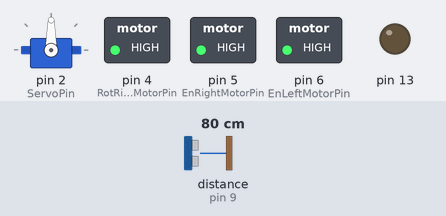
The sketch below on a simulated Arduino Uno, built with avr-gcc and run on an emulated ATmega328P. Shown: servo, switched loads named in the sketch (green lamp = pin HIGH), output pins drawn as LEDs (lit = HIGH). Wiring (inferred from the names in the program): ultrasonic range finder: trigger pin 10; echo pin 9. The test bench sets the inputs (shaded band); at power-on: distance to the obstacle (sensor on pin 9) 80 cm. The echo pulse lasts 58.3 µs per cm; pins used as bus, display or sensor lines are not drawn.

Above: at 1.6 s.
1.7 s: distance to the obstacle (sensor on pin 9) set to 2 cm
At 4.4 s:
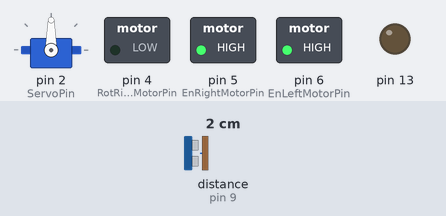
4.7 s: distance to the obstacle (sensor on pin 9) set to 6 cm
7.7 s: distance to the obstacle (sensor on pin 9) set to 9 cm
At 9.1 s:
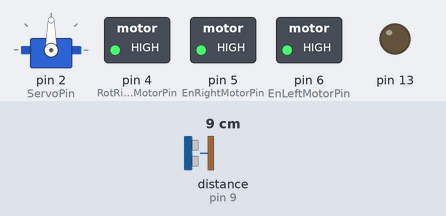
9.8 s: distance to the obstacle (sensor on pin 9) set to 4 cm
At 10.5 s:
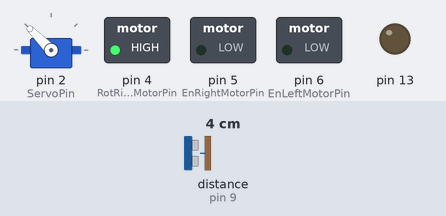
12.8 s: distance to the obstacle (sensor on pin 9) set to 18 cm
At 14.19 s:
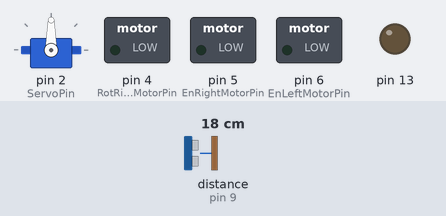
Timing chart, 0 to 15.8 s (numbered marks = the images above; inputs shaded):
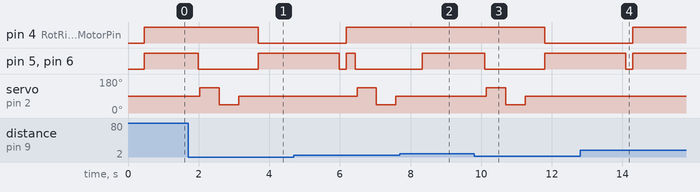

Measured:
- the behaviour switches between 7 and 8 cm on distance to the obstacle (sensor on pin 9) (found by bisection; images 1 and 2)
- after the input at 1.7 s, pin 4 (RotRightMotorPin): HIGH → LOW after 2.0 s; pin 5 (EnRightMotorPin), pin 6 (EnLeftMotorPin): HIGH → LOW after 0.28 s, → HIGH 1.7 s later; servo on pin 2 (ServoPin): 90° → 135° after 0.33 s, → 45° 0.55 s later, → 90° 0.55 s later
- after the input at 7.7 s, pin 4 (RotRightMotorPin): stays HIGH (without the input it goes to LOW after 0.44 s)
- after the input at 9.8 s, pin 4 (RotRightMotorPin): HIGH → LOW after 2.0 s; pin 5 (EnRightMotorPin), pin 6 (EnLeftMotorPin): HIGH → LOW after 0.30 s, → HIGH 1.7 s later; servo on pin 2 (ServoPin): 90° → 135° after 0.35 s, → 45° 0.55 s later, → 90° 0.55 s later
- after the input at 12.8 s, pin 5 (EnRightMotorPin), pin 6 (EnLeftMotorPin): goes on until 14.3 s, then stays HIGH; servo on pin 2 (ServoPin): stays 90° (without the input it goes to 135° after 1.8 s)

The sketch:

22_robo_1_driving_pre_final.ino
```cpp
/*  Ultrasonic sensor with Servo test
 *
 *  Enable pins: 5, 6
 *  Rotation pins: 4, 7
 *
 *  UltraSonic Echo pin: 9
 *  UltraSonic Trigger pin: 10
 *
 *  Servo Control pin: 2
 */
#include <Servo.h>

Servo roboservo;  // create servo object to control a servo

int ServoPosition = 90;  // Servo position variable

// constants won't change. Used here to set a pin number :
const int EnRightMotorPin =  5;      // Right ENABLE pin
const int EnLeftMotorPin =  6;      // Left ENABLE pin

const int RotRightMotorPin =  4;      // Right Rotation pin
const int RotLeftMotorPin =  7;      // Left Rotaion pin

const int USonicEchoPin =  9;      // UltraSonic Sensor Echo pin
const int USonicTrigPin =  10;      // UltraSonic Sensor Trig pin

const int ServoPin =  2;      // Servo Motor Control pin

/* Back and Forward Right/Left motor rotation constants */
const int BackRotRight = LOW;
const int BackRotLeft = HIGH;
const int ForwardRotRight = HIGH;
const int ForwardRotLeft = LOW;

// constants won't change :
const int TurnInterval = 800;           // interval (milliseconds)
const int TurnAroundInterval = 1500;           // interval (milliseconds)

//float maximumRange = 20.0; // Maximum range needed
float minimumRange = 7.0; // Minimum acceptable range
float distance; // Duration used to calculate distance

// Variables for checking obstacle position
// '0' means 'NO obstacle', '1' means 'Obstacle is present'
int ObstacleFront, ObstacleRight, ObstacleLeft, ObstacleResult;

/*  MEMORY variable, Robot needs it to understand its current state
 *  '0' - means 'I am looking in the front of me'
 *  '1' - means 'I am looking in the right side'
 *  '0' - means 'I am looking in the left side'
*/
int RobotState = 0;

void setup() {
  // set the Arduino's digital pins as output:
  pinMode(EnRightMotorPin, OUTPUT);
  pinMode(EnLeftMotorPin, OUTPUT);
  pinMode(RotRightMotorPin, OUTPUT);
  pinMode(RotRightMotorPin, OUTPUT);

  // Ultrasonic sensor pins
  pinMode(USonicTrigPin, OUTPUT);  // TRIG pin
  pinMode(USonicEchoPin, INPUT);      // ECHO pin

  // Servo Motor setup
  roboservo.attach(ServoPin);
  roboservo.write(ServoPosition);
  delay(400);
  roboservo.detach();

  // TEST PIN - REMOVE IT !!!!
  pinMode(13, OUTPUT);
}

void forward() {
  digitalWrite(RotRightMotorPin, ForwardRotRight);
  digitalWrite(RotLeftMotorPin, ForwardRotLeft);
}

void back() {
  digitalWrite(RotRightMotorPin, BackRotRight);
  digitalWrite(RotLeftMotorPin, BackRotLeft);
}

void left_turn() {
  digitalWrite(RotRightMotorPin, BackRotRight);
  digitalWrite(RotLeftMotorPin, ForwardRotLeft);
}

void right_turn() {
  digitalWrite(RotRightMotorPin, ForwardRotRight);
  digitalWrite(RotLeftMotorPin, BackRotLeft);
}

void motors_stop() {
  // set the Enable Pin to stop state:
  digitalWrite(EnRightMotorPin, LOW);
  digitalWrite(EnLeftMotorPin, LOW);
}

void motors_start() {
  // set the Enable Pin to stop state:
  digitalWrite(EnRightMotorPin, HIGH);
  digitalWrite(EnLeftMotorPin, HIGH);
}

float range_meter() {
  // Ultrasonic sensor function
  float duration; // Duration used to calculate distance

  /* The following trigPin/echoPin cycle is used to determine the
  distance of the nearest object by bouncing soundwaves off of it. */
  digitalWrite(USonicTrigPin, LOW);
  delayMicroseconds(2);

  digitalWrite(USonicTrigPin, HIGH);
  delayMicroseconds(10);

  digitalWrite(USonicTrigPin, LOW);
  duration = pulseIn(USonicEchoPin, HIGH);

  delay(50);

  //Calculate and return the distance (in cm) based on the speed of sound.
  return duration/58.2;
}

void servo_moving(int ServoMoveTo) {
  /*  Servo moving function
   *
   *  The 'ServoMoveTo' variable can get the following values:
   *  '0' - Front position (90 grad)
   *  '1' - Right 45 grad turn postion (135 grad)
   *  '2' - Left 45 grad turn postion (45 grad)
   */

  int CurrentPosition;

  if (1 == ServoMoveTo)
  {
      CurrentPosition = 135;
  }
  else if (2 == ServoMoveTo)
  {
      CurrentPosition = 45;
  }
  else
  {
      CurrentPosition = 90;
  }

  roboservo.attach(ServoPin);
  roboservo.write(CurrentPosition);
  delay(500);
  roboservo.detach();
  //digitalWrite(13, HIGH);
  //delay(1000);
  //digitalWrite(13, LOW);
}

void loop() {
  // here is where you'd put code that needs to be running all the time.

  ObstacleFront = 0;
  ObstacleRight = 0;
  ObstacleLeft = 0;
  ObstacleResult = 0;

  distance = 0.0;
  distance = range_meter();

  //delay(50);

  if (distance < minimumRange)
  {
    // I got an obstacle, but where is it?
    motors_stop();
    delay(50);

    /* Obstacle checking - Right-Front-Left */
    // Right:
    servo_moving(1);
    distance = range_meter();
    if (distance < minimumRange)
    {
      ObstacleRight = 1;
    }

    // Left:
    servo_moving(2);
    distance = range_meter();
    if (distance < minimumRange)
    {
      ObstacleLeft = 1;
    }

    // Front:
    servo_moving(0);
    distance = range_meter();
    if (distance < minimumRange)
    {
      ObstacleFront = 1;
    }

    /* Obstacles have been checked, let's analyse the results */
    ObstacleResult = ObstacleLeft*100 + ObstacleFront*10 + ObstacleRight;

    // Big choice
    if (10 == ObstacleResult)
    {
      // 010 - an obstacle is in the front of me - move right
      right_turn();
      motors_start();
      delay(TurnInterval);
      motors_stop();
    }
    else if (11 == ObstacleResult) {
      // 011 - an obstacle is in the front and right of me - move left
      left_turn();
      motors_start();
      delay(TurnInterval);
      motors_stop();
    }
    else if (110 == ObstacleResult) {
      // 110 - an obstacle is in the left and front of me - move right
      right_turn();
      motors_start();
      delay(TurnInterval);
      motors_stop();
    }
    else if (111 == ObstacleResult) {
      // 111 - an obstacle is in the right-front-left of me - go back, turn left-around
      back();
      motors_start();
      delay(TurnInterval);
      motors_stop();
      left_turn();
      motors_start();
      delay(TurnAroundInterval);
      motors_stop();
    }
    delay(200);
  }
  else
  {
    // Nobody blocks me - move forward
    forward();
  }

  forward();
  motors_start();
  delay(200);

//  motors_stop();
//  delay(2);
}
```
